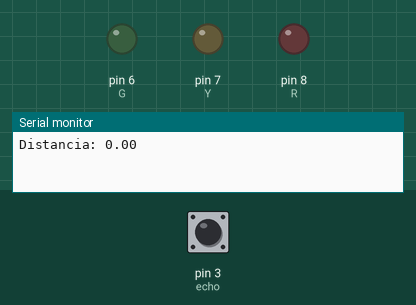
Simulated run of this sketch. Board: Arduino Uno, built with avr-gcc and run on an emulated ATmega328P. Parts: output pins drawn as LEDs (lit = HIGH), the last lines printed to the serial monitor. The test bench sets the inputs (shaded band); at power-on: pin 3 (echo) LOW. Pins used as bus, display or sensor lines are not drawn.

Above: at 1.2 s.
1.3 s: pin 3 (echo) pulsed HIGH 2 times (0.12 s each, 0.3 s apart)
At 2.6 s:
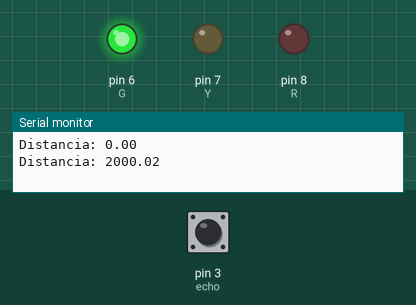
At 4.4 s:
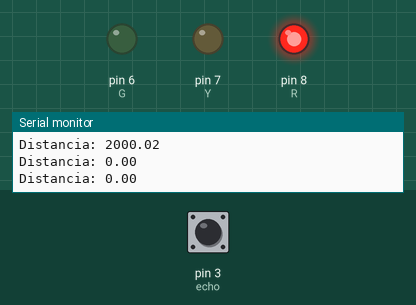
Timing chart, 0 to 5.9 s (numbered marks = the images above; inputs shaded):
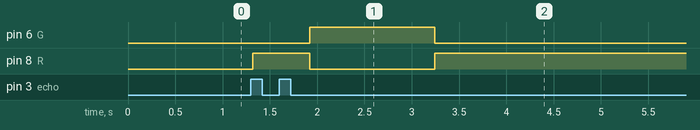

Measured:
- after the input at 1.3 s, pin 6 (G): LOW → HIGH after 0.62 s, → LOW 1.3 s later

The sketch:

Sensor_at.ino
```cpp
#include <Ultrasonic.h>

#define trigger 4
#define echo 3
#define G 6
#define Y 7
#define R 8

 float distancia = 0;

 Ultrasonic sensor(trigger,echo);


void setup ()  {

 pinMode (trigger, OUTPUT );
 pinMode (echo,INPUT);
 Serial.begin(9600);
pinMode (G, OUTPUT );
pinMode (Y, OUTPUT );
pinMode (R, OUTPUT );

}


void loop () {
 digitalWrite(trigger, 0);
 delay(60);
 digitalWrite(trigger, 1);
 delay(60);
 digitalWrite(trigger, 0);

  distancia = pulseIn(echo, 1);
  distancia = distancia /60;
  Serial.print("Distancia: ");
  Serial.println(distancia);
  delay(200);

if ((distancia >=0) && (distancia <30)) {
   digitalWrite (R, 1);
   digitalWrite (G, 0);
   digitalWrite (Y, 0);
}
else if((distancia >=20) && (distancia <110)) {
   digitalWrite (R, 0);
   digitalWrite (G, 0);
   digitalWrite (Y, 1);   }

else if((distancia >=100) && (distancia <2300)) {
   digitalWrite (R, 0);
   digitalWrite (G, 1);
   digitalWrite (Y, 0);   }

}
```
